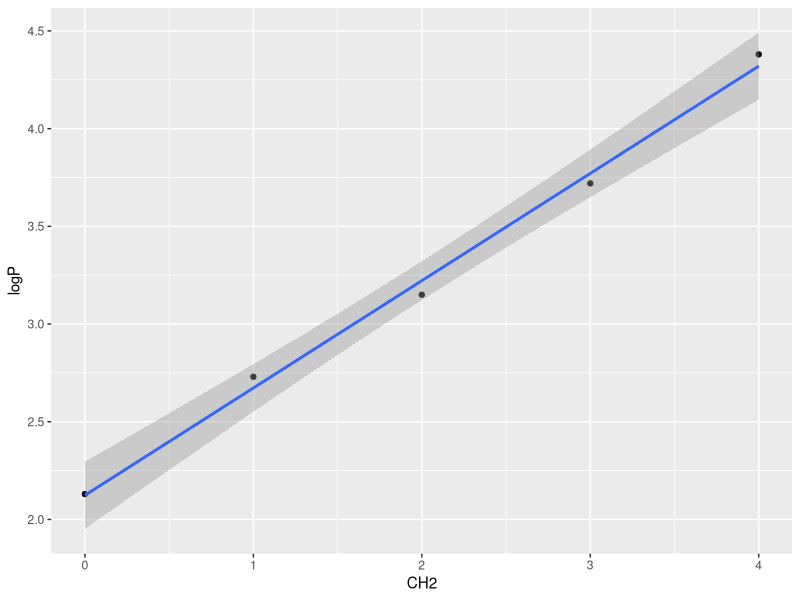

Recreate this plot in R.
## ---- chunk 1
knitr::opts_chunk$set(echo = TRUE)
library(ggplot2)
## ---- chunk 2
logPvalues <- data.frame(Compound=c("Benzene", "Toluene", "Ethylbenzene", "Propylbenzene", "Butylbenzene"),
                         CH2=c(0, 1, 2, 3, 4),
                         logP=c(2.13, 2.73, 3.15, 3.72, 4.38))
## ---- chunk 3
logPcurve <- ggplot(logPvalues, aes(x=CH2, y=logP)) +
  geom_point() + 
  geom_smooth(method = "lm")
logPcurve
## ---- chunk 4
lm(logP~CH2, logPvalues)
